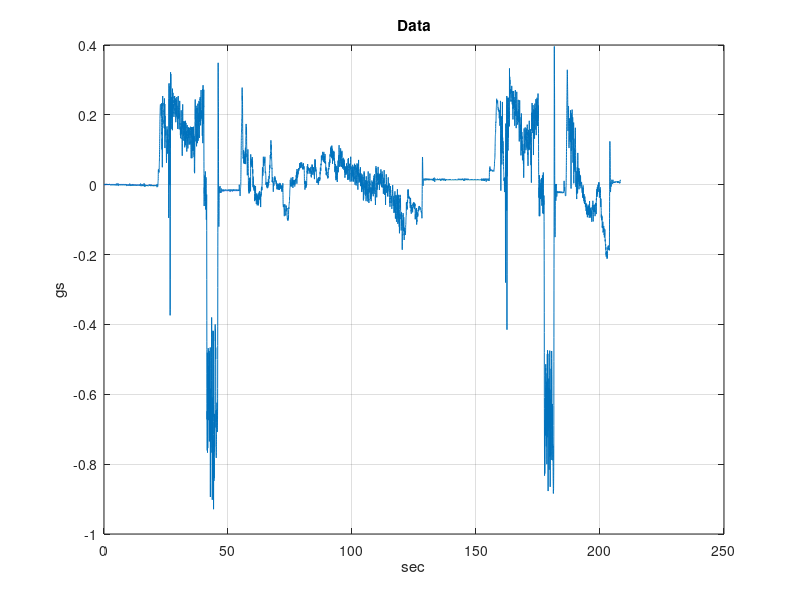

Source code (MATLAB): (Note: this script raises an error after producing the figure.)
close all; clc; clear all
load('SGT.mat'); load('SGA.mat')
SGA = SpliGravelAccel; SGT = SplitGravelTime;
ts = abs(SGT(1) - SGT(2));
fr = 1/ts;
plot(SGT,SGA); xlabel('sec'); ylabel('gs'); 
grid on; title('Data')
% The CWT is obtained using the analytic 
%  Morse wavelet with the symmetry parameter
% (gamma) equal to 3 and the time-bandwidth 
% product equal to 60
figure; [wt,f,coi] = cwt(SGA,fr);
cwt(SGA,fr)
figure; [wt,periods,coi] = cwt(SGA,seconds(ts));
cwt(SGA,seconds(ts))
figure; cwt(SGA,'morse');
colormap jet; colorbar;
figure; cwt(SGA,1:128,'haar','plot');
colormap jet; colorbar;
